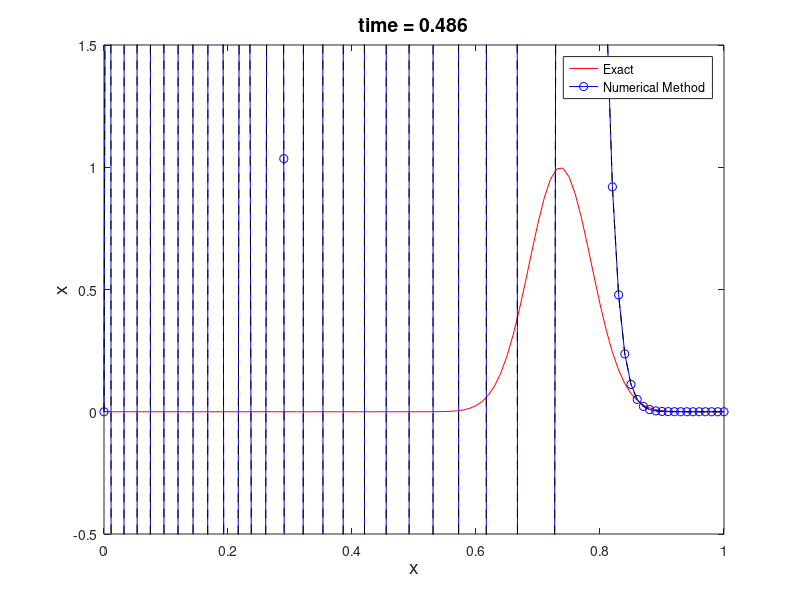

Source code (MATLAB):
%% MATLAB CODE FOR FTCS METHOD
% PROJECT WORK

clc;

xmin = 0;        %Minimum value of x
xmax = 1;        %Maximum value of x
Tmax= 0.5;       %Maximum value of t

kappa = 0.009;   %stepsize in t
h = 0.01;        % Stepsize in x

a=1;             % Wave speed

%Space and Time interval
x = xmin:h:xmax;
t = 0:kappa:Tmax;

M = length(x);
N = length(t);

%Courant-Friedrichs-Lewy
c = a*(h/kappa);   

% Gaussian Inital condition
u0 = exp(-200*(x-0.25).^2);
v0 = exp(-200*(x-0.25).^2);
u=u0;
v=v0;
unp1 = u0;
unp2 = v0;

for i =1:N-1
    
    for j =2:M-1
        
         unp1(j) = u(j) - c/2*(u(j+1) - u(j-1));
         unp2(j) = v(j) - c/2*(v(j+1) - v(j-1));
         
    end
    
    %update u
    u=unp1;
    v=unp2;
    
    %The Exact solution
    exact = exp(-200*(x - 0.25 - a*t(i)).^2);
    
    %Plot Solution
    plot(x,exact,'r-');        hold on;
    plot(x,u,'bo-',x,v,'k--');  hold off;
    axis([xmin xmax -0.5 1.5])
    xlabel('x','fontsize',14)
    ylabel('x','fontsize',14)
    title(sprintf('time = %1.3f',t(i)), 'fontsize',14)
    legend("Exact","Numerical Method")
    shg    %Show current figure
    
    % pause   

end

















% clc;
% 
% xmin = 0;        %Minimum value of x
% xmax = 1;        %Maximum value of x
% Tmax= 0.5;       %Maximum value of t
% 
% kappa = 0.009;   %stepsize in t
% h = 0.01;        % Stepsize in x
% 
% a=1;             % Wave speed
% 
% %Space and Time interval
% x = xmin:h:xmax;
% t = 0:kappa:Tmax;
% 
% %Courant-Friedrichs-Lewy
% c = a*(h/kappa);   
% 
% % Gaussian Inital condition
% u0 = exp(-200*(x-0.25).^2);
% u=u0;
% unp1 = u0;
% 
% 
% for i =1:length(t)-1
%     
%     for j =2:length(x)-1
%          unp1(j) = u(j) - c/2*u(j+1) + c/2*u(j-1);
%     end
%     
%     %update u
% 
%     u=unp1;
%     
%     %Calculate the exact solution
%     exact = exp(-200*(x - 0.25 - a*t(i)).^2);
%     
%     %Plot Solution
%     plot(x,exact,'r-');
%     hold on;
%     plot(x,u,'bo-','markerfacecolor','b');
%     hold off;
%     axis([xmin xmax -0.5 1.5])
%     xlabel('x','fontsize',14)
%     ylabel('x','fontsize',14)
%     title(sprintf('time = %1.3f',t(i)), 'fontsize',14)
%     legend("Exact","Numerical Method")
%     shg    %Show current figure
%     %pause(dt)
%     % pause   
% 
% end




% clc;
% 
% xmin =0;      %Minimum value of x
% xmax = 1;     %Maximum value of x
% N = 100;      %Number of nodes -1
% dt = 0.009;   %timestep
% t=0;          %time
% tmax= 0.5;    %Maximum value of t
% v = 1;        %Velocity
% 
% %discritise the domain
% dx = (xmax - xmin)/N;
% x = xmin-dx:dx:xmax+dx;
% 
% % Set initial condition
% uO = exp(-200*(x-0.25).^2);
% u=uO;
% unp1 = uO;
% 
% nsteps = tmax/dt;
% 
% for n =1: nsteps
%     
%     u(1) = u(3);
%     u(N+3) = u(N+1);
%     
%     for i =2:N+2
%         unp1(i) = u(i) -v*dt/dt*(u(i) -u(i-1));
%     end
%     
%     %update t and u
%     t=t+dt;
%     u=unp1;
%     
%     %Calculate the exact solution
%     exact = exp(-200*(x - 0.25 - v*t).^2);
%     
%     %Plot Solution
%     plot(x,exact,'r-');
%     hold on;
%     plot(x,u,'bo-','markerfacecolor','b');
%     hold off;
%     axis([xmin xmax -0.5 1.5])
%     xlabel('x','fontsize',14)
%     ylabel('x','fontsize',14)
%     title(sprintf('time = %1.3f',t), 'fontsize',14)
%     legend("Exact","Numerical Method")
%     shg
%     %pause(dt)
%      pause   
% 
% end
